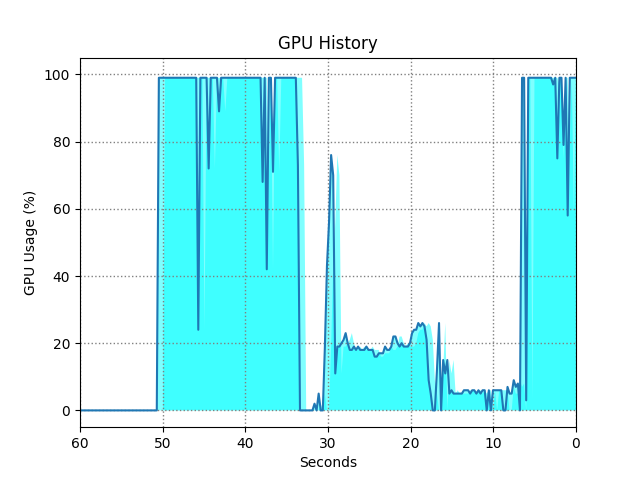

This figure's Python source:
#!/usr/bin/python
# MIT License
import sys
import os
import numpy as np
import subprocess
import matplotlib.pyplot as plt
from matplotlib.animation import FuncAnimation
from collections import deque

# On the Jetson TX1 this is a symbolic link to:
# gpuLoadFile="/sys/devices/platform/host1x/57000000.gpu/load"
# On the Jetson TX2, this is a symbolic link to:
# gpuLoadFile="/sys/devices/platform/host1x/17000000.gp10b/load"

figCpu,cpuAx = plt.subplots()
figGpu,gpuAx = plt.subplots()

figGpu.set_facecolor('#F2F1F0')
figGpu.canvas.set_window_title('GPU Activity Monitor')

figCpu.set_facecolor('#F2F1F0')
figCpu.canvas.set_window_title('CPU Activity Monitor')

# For the comparison
gpuLine, = gpuAx.plot([],[])
cpuLine, = cpuAx.plot([],[])

# The line points in x,y list form
gpuy_list = deque([0]*240)
gpux_list = deque(np.linspace(60,0,num=240))
# The line points in x,y list form
cpuy_list = deque([0]*240)
cpux_list = deque(np.linspace(60,0,num=240))

fill_lines_gpu=0
fill_lines_cpu=0

def initGpuGraph():
    global gpuAx
    global gpuLine
    global fill_lines_gpu

    gpuAx.set_xlim(60, 0)
    gpuAx.set_ylim(-5, 105)
    gpuAx.set_title('GPU History')
    gpuAx.set_ylabel('GPU Usage (%)')
    gpuAx.set_xlabel('Seconds');
    gpuAx.grid(color='gray', linestyle='dotted', linewidth=1)

    gpuLine.set_data([],[])
    fill_lines_gpu=gpuAx.fill_between(gpuLine.get_xdata(),50,0)

    return [gpuLine] + [fill_lines_gpu]

def initCpuGraph():
    global cpuAx
    global cpuLine
    global fill_lines_cpu

    cpuAx.set_xlim(60, 0)
    cpuAx.set_ylim(-5, 105)
    cpuAx.set_title('CPU History')
    cpuAx.set_ylabel('CPU Usage (%)')
    cpuAx.set_xlabel('Seconds');
    cpuAx.grid(color='gray', linestyle='dotted', linewidth=1)

    cpuLine.set_data([],[])
    fill_lines_cpu=cpuAx.fill_between(cpuLine.get_xdata(),50,0)

    return [cpuLine] + [fill_lines_cpu]


def updateGpuGraph(frame):
    global fill_lines_gpu
    global gpuy_list
    global gpux_list
    global gpuLine
    global gpuAx
 
    # Now draw the GPU usage
    gpuy_list.popleft()
    x=subprocess.check_output(["adb shell cat /sys/devices/gpu.0/load"],shell=True)
    
    # The GPU load is stored as a percentage * 10, e.g 256 = 25.6%
    gpuy_list.append(int(x)/10)

    gpuLine.set_data(gpux_list,gpuy_list)

    fill_lines_gpu.remove()
    fill_lines_gpu=gpuAx.fill_between(gpux_list,0,gpuy_list, facecolor='cyan', alpha=0.50)

    return [gpuLine] + [fill_lines_gpu]

#Use average from dumpsys cpuinfo for now
def updateCpuGraph(frame):
    global fill_lines_cpu
    global cpuy_list
    global cpux_list
    global cpuLine
    global cpuAx
 
    cpuy_list.popleft()
    y=subprocess.check_output(["adb shell dumpsys cpuinfo | grep TOTAL"],shell=True).decode("utf-8")
    y=y.split()
    y=y[0]
    y=y.strip("%")
    
    cpuy_list.append(round(float(y)))

    cpuLine.set_data(cpux_list,cpuy_list)

    fill_lines_cpu.remove()
    fill_lines_cpu=cpuAx.fill_between(cpux_list,0,cpuy_list, facecolor='red', alpha=0.50)

    return [cpuLine] + [fill_lines_cpu]



# Keep a reference to the FuncAnimation, so it does not get garbage collected
gpuAnimation = FuncAnimation(figGpu, updateGpuGraph, frames=200,
                    init_func=initGpuGraph,  interval=250, blit=True)
cpuAnimation = FuncAnimation(figCpu, updateCpuGraph, frames=200,
                    init_func=initCpuGraph,  interval=250, blit=True)


plt.show()
